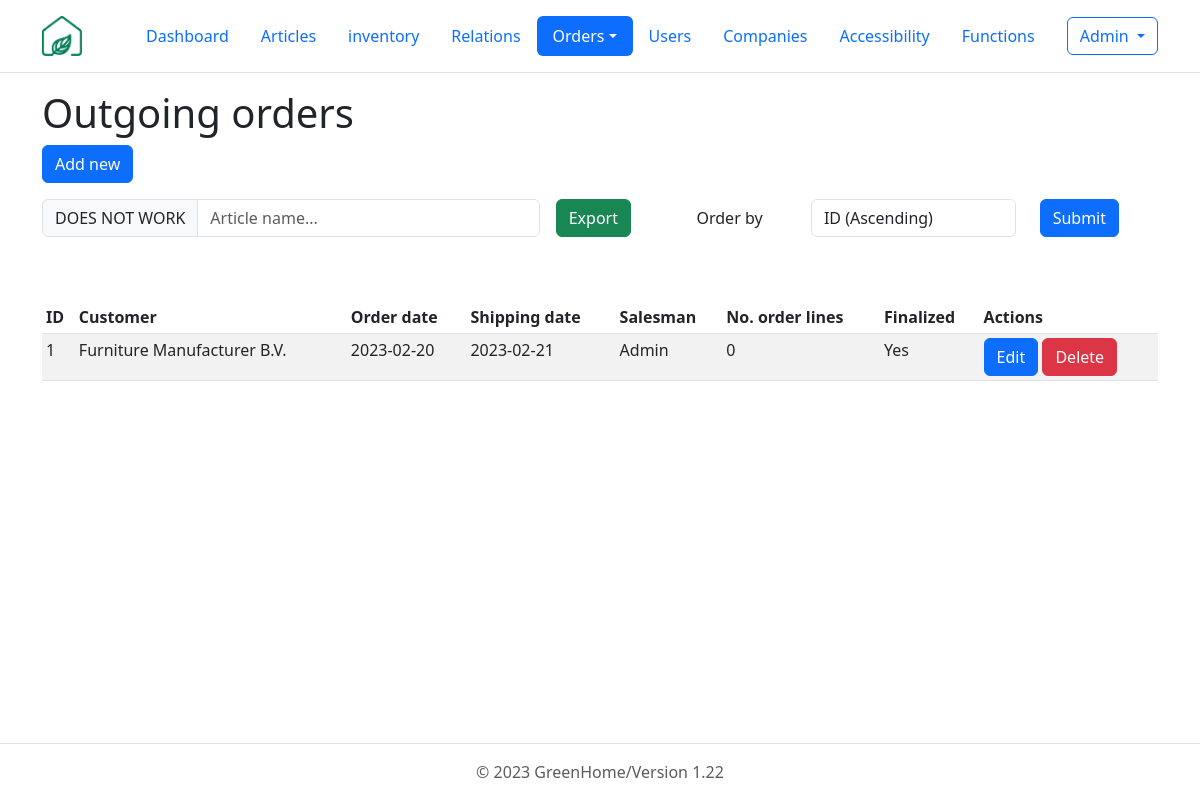
/php/orders/GUI_outgoing.php (signed in), run on the app's committed database.
### tables this page shows
CREATE TABLE orders (
  id int(10) NOT NULL, 
  order_date date NOT NULL DEFAULT CURRENT_TIMESTAMP, 
  shipping_date date NOT NULL, 
  order_type tinyint(1) NOT NULL, 
  employee_id int(10) NOT NULL DEFAULT 1, 
  relation_id int(10) NOT NULL, 
  company_id int(10) NOT NULL,
  is_finalized tinyint(1) NOT NULL DEFAULT 0
);

CREATE TABLE relations (
  id int(10) NOT NULL, 
  name varchar(255) NOT NULL, 
  street varchar(255) NOT NULL, 
  house_nr varchar(10), 
  zip_code varchar(50) NOT NULL, 
  city varchar(255) NOT NULL, 
  country_code char(2) NOT NULL, 
  email_adress varchar(255) NOT NULL, 
  phone_number varchar(22) NOT NULL 
);

CREATE TABLE employees (
  id int(10) NOT NULL, 
  first_name char(255) NOT NULL, 
  last_name char(255) NOT NULL, 
  email_adress varchar(255) NOT NULL UNIQUE, 
  password varchar(255) NOT NULL, 
  company_id int(10) NOT NULL, 
  function_name varchar(10) NOT NULL, 
  is_active tinyint(1) DEFAULT 1 
);

### php/orders/GUI_outgoing.php (the view, shortened to what this page needs)
<?php
require_once '../include/db_connect.php';
?>
<!DOCTYPE html>
<html lang="en" class="h-100" data-bs-theme="light">
<head>
  <link href="https://cdn.jsdelivr.net/npm/bootstrap@5.3.0-alpha1/dist/css/bootstrap.min.css" rel="stylesheet">
</head>
<body class="d-flex flex-column h-100">
<body class="d-flex flex-column h-100">
  <header class="p-3 mb-3 border-bottom">
    <div class="container">
      <div class="d-flex flex-wrap align-items-center justify-content-center justify-content-lg-start">
        <a href="../../dashboard.php" class="d-flex align-items-center mb-2 mb-lg-0 text-dark text-decoration-none me-5">
          <img src="../../images/logo.png" alt="company logo" srcset="" width="40" height="40">
        </a>
        <ul class="nav col-12 col-lg-auto me-lg-auto mb-2 justify-content-c�enter mb-md-0 nav-pills">
          <li class="nav-item"><a href="../../dashboard.php" class="nav-link">Dashboard</a></li>
          <li class="nav-item"><a href="../articles/GUI_articles.php" class="nav-link" >Articles</a></li>
          <li class="nav-item"><a href="../stock/GUI_stock.php" class="nav-link" >inventory</a></li>
          <li class="nav-item"><a href="../relations/GUI_relations.php" class="nav-link" aria-current="page" >Relations</a></li>
          <li class="nav-item dropdown">
            <a class="nav-link active dropdown-toggle" data-bs-toggle="dropdown" href="#" role="button" aria-expanded="false">Orders</a>
          </li>
          <li class="nav-item"><a href="../users/GUI_users.php" class="nav-link" aria-current="page">Users</a></li>
          <li class="nav-item"><a href="../companies/GUI_companies.php" class="nav-link">Companies</a></li>
          <li class="nav-item"><a href="../accessibilities/GUI_accessibilities.php" class="nav-link">Accessibility</a></li>
          <li class="nav-item"><a href="../functions/GUI_functions.php" class="nav-link">Functions</a></li>
        </ul>
        <?php
          if(isset($_SESSION['user_id'])):?>
            <div class='dropdown text-end'>
            <button class="btn btn-outline-primary dropdown-toggle" type="button" data-bs-toggle="dropdown" aria-expanded="false">
            <?=$_SESSION['user_name']?>
          </button>
          </div>
          <?php else :?>
            <div class='nav-item ml-auto'>
            <a href='php/users/GUI_login.php' class='btn btn-outline-primary'>Login</a>
            </div>
          <?php endif;?>
      </div>
    </div>
  </header>
    <div class="container">
      <h1>Outgoing orders</h1>
      <button class='btn btn-primary' data-bs-toggle='modal' data-bs-target='#newOrderModal'>Add new</button>
      <br>
    <div class="d-flex align-items-center mb-5">
      <div class="input-group my-3 me-3">
        <span class="input-group-text" id="tableSearchBar">DOES NOT WORK</span>
        <input type="text" class="form-control" id="searchInput" placeholder="Article name..." aria-label="articlename" aria-describedby="tableSearchBar" onkeyup="tableSearch()">
      </div>
      <a href="../include/exportData.php?report=exportOrders&type=outgoing" class="btn btn-success my-3">Export</a>
      <div class="container d-flex align-items-center justify-content-end my-3 me-3">
        <form method="get">
          <div class="form-group row align-items-center">
            <label for="order_by" class="col-sm-3 col-form-label">Order by</label>
            <div class="col-sm-6">
            <select class="form-control" id="order_by" name="order_by">
                <option value="id_asc">ID (Ascending)</option>
              </select>
            </div>
            <div class="col-sm-3">
              <button type="submit" class="btn btn-primary">Submit</button>
            </div>
          </div>
        </form>
      </div>
    </div>
      <table class="table table-striped table-sm" id="table">
        <thead>
          <tr>
            <th>ID</th>
            <th>Customer</th>
            <th>Order date</th>
            <th>Shipping date</th>
            <th>Salesman</th>
            <th>No. order lines</th>
            <th>Finalized</th>
            <th>Actions</th>
          </tr>
        </thead>
        <tbody>
        <?php
        $records_per_page = 25;
        $current_page = isset($_GET['page']) && is_numeric($_GET['page']) ? (int)$_GET['page'] : 1;
        $offset = ($current_page - 1) * $records_per_page;
        if(isset($_GET["order_by"])){
          $get_order_by = $_GET["order_by"];
          switch($get_order_by) {
            case "id_asc":
              $order_by = "id ASC";
              break;
            case "id_desc":
              $order_by = "id DESC";
              break;
            case "order_date_asc":
              $order_by = "order_date ASC";
              break;
            case "order_date_desc":
              $order_by = "order_date DESC";
              break;
            case "shipping_date_asc":
              $order_by = "shipping_date ASC";
              break;
            case "shipping_date_desc":
              $order_by = "shipping_date DESC";
              break;
            case "num_lines_asc":
              $order_by = "num_of_lines ASC";
              break;
            case "num_lines_desc":
              $order_by = "num_of_lines DESC";
              break;
            default:
              $order_by = "id ASC";
          }
        } else {
          $order_by = "id ASC";
        }
        $sql = "SELECT orders.id as id, relations.name as name, orders.order_date as order_date, orders.shipping_date as shipping_date, COUNT(order_lines.order_id) AS num_of_lines, employees.first_name as verkoper_name, IF(orders.is_finalized = 1, 'Yes', 'No') as is_finalized
        FROM orders
        JOIN relations
          ON orders.relation_id = relations.id
        JOIN employees
          ON orders.employee_id = employees.id
        LEFT JOIN order_lines
          ON orders.id = order_lines.order_id
        WHERE order_type = 1
        GROUP BY orders.id
        ORDER BY $order_by
        LIMIT $records_per_page
        OFFSET $offset;";
        $result = $connection->query($sql);
        while($row = $result->fetch_assoc()) {
          echo "<tr>
          <td>$row[id]</td>
          <td>$row[name]</td>
          <td>$row[order_date]</td>
          <td>$row[shipping_date]</td>
          <td>$row[verkoper_name]</td>
          <td>$row[num_of_lines]</td>
          <td>$row[is_finalized]</td>
          <td>
            <a class='btn btn-primary' href='GUI_orderEdit.php?id=$row[id]'>Edit</a>
            <a class='btn btn-danger' href='controller_orders.php?id=$row[id]&action=delete&order_type=outgoing'>Delete</a>
          </td>
          </tr>";
        }
        ?>
        </tbody>
      </table>
    </div>
</body>
<?php
  require_once '..\include\footer.php'?>
</html>

### data on the page
orders: id "1", relation.name "Furniture Manufacturer B.V.", order_date "2023-02-20", shipping_date "2023-02-21", employee.first_name "Admin", row "0", row "Yes"

### other printed values
$_SESSION['user_name'] "Admin"
